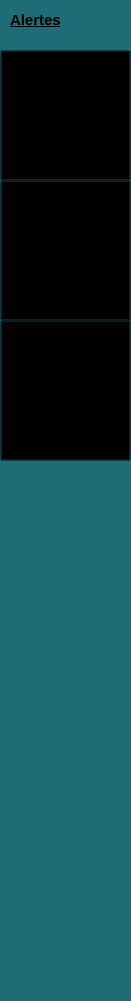
    <widget class="QWidget" name="widget_3" native="true">
     <property name="geometry">
      <rect>
       <x>0</x>
       <y>0</y>
       <width>131</width>
       <height>1001</height>
      </rect>
     </property>
     <property name="palette">
      <palette>
       <active>
        <colorrole role="WindowText">
         <brush brushstyle="SolidPattern">
          <color alpha="255">
           <red>255</red>
           <green>255</green>
           <blue>255</blue>
          </color>
         </brush>
        </colorrole>
        <colorrole role="Button">
         <brush brushstyle="SolidPattern">
          <color alpha="255">
           <red>31</red>
           <green>109</green>
           <blue>119</blue>
          </color>
         </brush>
        </colorrole>
        <colorrole role="Light">
         <brush brushstyle="SolidPattern">
          <color alpha="255">
           <red>46</red>
           <green>163</green>
           <blue>178</blue>
          </color>
         </brush>
        </colorrole>
        <colorrole role="Midlight">
         <brush brushstyle="SolidPattern">
          <color alpha="255">
           <red>38</red>
           <green>136</green>
           <blue>148</blue>
          </color>
         </brush>
        </colorrole>
        <colorrole role="Dark">
         <brush brushstyle="SolidPattern">
          <color alpha="255">
           <red>15</red>
           <green>54</green>
           <blue>59</blue>
          </color>
         </brush>
        </colorrole>
        <colorrole role="Mid">
         <brush brushstyle="SolidPattern">
          <color alpha="255">
           <red>21</red>
           <green>73</green>
           <blue>79</blue>
          </color>
         </brush>
        </colorrole>
        <colorrole role="Text">
         <brush brushstyle="SolidPattern">
          <color alpha="255">
           <red>255</red>
           <green>255</green>
           <blue>255</blue>
          </color>
         </brush>
        </colorrole>
        <colorrole role="BrightText">
         <brush brushstyle="SolidPattern">
          <color alpha="255">
           <red>255</red>
           <green>255</green>
           <blue>255</blue>
          </color>
         </brush>
        </colorrole>
        <colorrole role="ButtonText">
         <brush brushstyle="SolidPattern">
          <color alpha="255">
           <red>255</red>
           <green>255</green>
           <blue>255</blue>
          </color>
         </brush>
        </colorrole>
        <colorrole role="Base">
         <brush brushstyle="SolidPattern">
          <color alpha="255">
           <red>0</red>
           <green>0</green>
           <blue>0</blue>
          </color>
         </brush>
        </colorrole>
        <colorrole role="Window">
         <brush brushstyle="SolidPattern">
          <color alpha="255">
           <red>31</red>
           <green>109</green>
           <blue>119</blue>
          </color>
         </brush>
        </colorrole>
        <colorrole role="Shadow">
         <brush brushstyle="SolidPattern">
          <color alpha="255">
           <red>0</red>
           <green>0</green>
           <blue>0</blue>
          </color>
         </brush>
        </colorrole>
        <colorrole role="AlternateBase">
         <brush brushstyle="SolidPattern">
          <color alpha="255">
           <red>15</red>
           <green>54</green>
           <blue>59</blue>
          </color>
         </brush>
        </colorrole>
        <colorrole role="ToolTipBase">
         <brush brushstyle="SolidPattern">
          <color alpha="255">
           <red>255</red>
           <green>255</green>
           <blue>220</blue>
          </color>
         </brush>
        </colorrole>
        <colorrole role="ToolTipText">
         <brush brushstyle="SolidPattern">
          <color alpha="255">
           <red>0</red>
           <green>0</green>
           <blue>0</blue>
          </color>
         </brush>
        </colorrole>
        <colorrole role="PlaceholderText">
         <brush brushstyle="SolidPattern">
          <color alpha="127">
           <red>255</red>
           <green>255</green>
           <blue>255</blue>
          </color>
         </brush>
        </colorrole>
        <colorrole role="Accent">
         <brush brushstyle="SolidPattern">
          <color alpha="255">
           <red>0</red>
           <green>0</green>
           <blue>0</blue>
          </color>
         </brush>
        </colorrole>
       </active>
       <inactive>
        <colorrole role="WindowText">
         <brush brushstyle="SolidPattern">
          <color alpha="255">
           <red>255</red>
           <green>255</green>
           <blue>255</blue>
          </color>
         </brush>
        </colorrole>
        <colorrole role="Button">
         <brush brushstyle="SolidPattern">
          <color alpha="255">
           <red>31</red>
           <green>109</green>
           <blue>119</blue>
          </color>
         </brush>
        </colorrole>
        <colorrole role="Light">
         <brush brushstyle="SolidPattern">
          <color alpha="255">
           <red>46</red>
           <green>163</green>
           <blue>178</blue>
          </color>
         </brush>
        </colorrole>
        <colorrole role="Midlight">
         <brush brushstyle="SolidPattern">
          <color alpha="255">
           <red>38</red>
           <green>136</green>
           <blue>148</blue>
          </color>
         </brush>
        </colorrole>
        <colorrole role="Dark">
         <brush brushstyle="SolidPattern">
          <color alpha="255">
           <red>15</red>
           <green>54</green>
           <blue>59</blue>
          </color>
         </brush>
        </colorrole>
        <colorrole role="Mid">
         <brush brushstyle="SolidPattern">
          <color alpha="255">
           <red>21</red>
           <green>73</green>
           <blue>79</blue>
          </color>
         </brush>
        </colorrole>
        <colorrole role="Text">
         <brush brushstyle="SolidPattern">
          <color alpha="255">
           <red>255</red>
           <green>255</green>
           <blue>255</blue>
          </color>
         </brush>
        </colorrole>
        <colorrole role="BrightText">
         <brush brushstyle="SolidPattern">
          <color alpha="255">
           <red>255</red>
           <green>255</green>
           <blue>255</blue>
          </color>
         </brush>
        </colorrole>
        <colorrole role="ButtonText">
         <brush brushstyle="SolidPattern">
          <color alpha="255">
           <red>255</red>
           <green>255</green>
           <blue>255</blue>
          </color>
         </brush>
        </colorrole>
        <colorrole role="Base">
         <brush brushstyle="SolidPattern">
          <color alpha="255">
           <red>0</red>
           <green>0</green>
           <blue>0</blue>
          </color>
         </brush>
        </colorrole>
        <colorrole role="Window">
         <brush brushstyle="SolidPattern">
          <color alpha="255">
           <red>31</red>
           <green>109</green>
           <blue>119</blue>
          </color>
         </brush>
        </colorrole>
        <colorrole role="Shadow">
         <brush brushstyle="SolidPattern">
          <color alpha="255">
           <red>0</red>
           <green>0</green>
           <blue>0</blue>
          </color>
         </brush>
        </colorrole>
        <colorrole role="AlternateBase">
         <brush brushstyle="SolidPattern">
          <color alpha="255">
           <red>15</red>
           <green>54</green>
           <blue>59</blue>
          </color>
         </brush>
        </colorrole>
        <colorrole role="ToolTipBase">
         <brush brushstyle="SolidPattern">
          <color alpha="255">
           <red>255</red>
           <green>255</green>
           <blue>220</blue>
          </color>
         </brush>
        </colorrole>
        <colorrole role="ToolTipText">
         <brush brushstyle="SolidPattern">
          <color alpha="255">
           <red>0</red>
           <green>0</green>
           <blue>0</blue>
          </color>
         </brush>
        </colorrole>
        <colorrole role="PlaceholderText">
         <brush brushstyle="SolidPattern">
          <color alpha="127">
           <red>255</red>
           <green>255</green>
           <blue>255</blue>
          </color>
         </brush>
        </colorrole>
        <colorrole role="Accent">
         <brush brushstyle="SolidPattern">
          <color alpha="255">
           <red>0</red>
           <green>0</green>
           <blue>0</blue>
          </color>
         </brush>
        </colorrole>
       </inactive>
       <disabled>
        <colorrole role="WindowText">
         <brush brushstyle="SolidPattern">
          <color alpha="255">
           <red>15</red>
           <green>54</green>
           <blue>59</blue>
          </color>
         </brush>
        </colorrole>
        <colorrole role="Button">
         <brush brushstyle="SolidPattern">
          <color alpha="255">
           <red>31</red>
           <green>109</green>
           <blue>119</blue>
          </color>
         </brush>
        </colorrole>
        <colorrole role="Light">
         <brush brushstyle="SolidPattern">
          <color alpha="255">
           <red>46</red>
           <green>163</green>
           <blue>178</blue>
          </color>
         </brush>
        </colorrole>
        <colorrole role="Midlight">
         <brush brushstyle="SolidPattern">
          <color alpha="255">
           <red>38</red>
           <green>136</green>
           <blue>148</blue>
          </color>
         </brush>
        </colorrole>
        <colorrole role="Dark">
         <brush brushstyle="SolidPattern">
          <color alpha="255">
           <red>15</red>
           <green>54</green>
           <blue>59</blue>
          </color>
         </brush>
        </colorrole>
        <colorrole role="Mid">
         <brush brushstyle="SolidPattern">
          <color alpha="255">
           <red>21</red>
           <green>73</green>
           <blue>79</blue>
          </color>
         </brush>
        </colorrole>
        <colorrole role="Text">
         <brush brushstyle="SolidPattern">
          <color alpha="255">
           <red>15</red>
           <green>54</green>
           <blue>59</blue>
          </color>
         </brush>
        </colorrole>
        <colorrole role="BrightText">
         <brush brushstyle="SolidPattern">
          <color alpha="255">
           <red>255</red>
           <green>255</green>
           <blue>255</blue>
          </color>
         </brush>
        </colorrole>
        <colorrole role="ButtonText">
         <brush brushstyle="SolidPattern">
          <color alpha="255">
           <red>15</red>
           <green>54</green>
           <blue>59</blue>
          </color>
         </brush>
        </colorrole>
        <colorrole role="Base">
         <brush brushstyle="SolidPattern">
          <color alpha="255">
           <red>31</red>
           <green>109</green>
           <blue>119</blue>
          </color>
         </brush>
        </colorrole>
        <colorrole role="Window">
         <brush brushstyle="SolidPattern">
          <color alpha="255">
           <red>31</red>
           <green>109</green>
           <blue>119</blue>
          </color>
         </brush>
        </colorrole>
        <colorrole role="Shadow">
         <brush brushstyle="SolidPattern">
          <color alpha="255">
           <red>0</red>
           <green>0</green>
           <blue>0</blue>
          </color>
         </brush>
        </colorrole>
        <colorrole role="AlternateBase">
         <brush brushstyle="SolidPattern">
          <color alpha="255">
           <red>31</red>
           <green>109</green>
           <blue>119</blue>
          </color>
         </brush>
        </colorrole>
        <colorrole role="ToolTipBase">
         <brush brushstyle="SolidPattern">
          <color alpha="255">
           <red>255</red>
           <green>255</green>
           <blue>220</blue>
          </color>
         </brush>
        </colorrole>
        <colorrole role="ToolTipText">
         <brush brushstyle="SolidPattern">
          <color alpha="255">
           <red>0</red>
           <green>0</green>
           <blue>0</blue>
          </color>
         </brush>
        </colorrole>
        <colorrole role="PlaceholderText">
         <brush brushstyle="SolidPattern">
          <color alpha="127">
           <red>15</red>
           <green>54</green>
           <blue>59</blue>
          </color>
         </brush>
        </colorrole>
        <colorrole role="Accent">
         <brush brushstyle="SolidPattern">
          <color alpha="255">
           <red>22</red>
           <green>77</green>
           <blue>84</blue>
          </color>
         </brush>
        </colorrole>
       </disabled>
      </palette>
     </property>
     <property name="autoFillBackground">
      <bool>true</bool>
     </property>
     <widget class="QPushButton" name="pushButton_4">
      <property name="geometry">
       <rect>
        <x>0</x>
        <y>50</y>
        <width>131</width>
        <height>131</height>
       </rect>
      </property>
      <property name="styleSheet">
       <string notr="true">background: transparent;</string>
      </property>
      <property name="text">
       <string/>
      </property>
      <property name="icon">
       <iconset resource="image.qrc">
        <normaloff>:/icon4.png</normaloff>:/icon4.png</iconset>
      </property>
      <property name="iconSize">
       <size>
        <width>83</width>
        <height>85</height>
       </size>
      </property>
     </widget>
     <widget class="QPushButton" name="rdv">
      <property name="geometry">
       <rect>
        <x>0</x>
        <y>180</y>
        <width>131</width>
        <height>141</height>
       </rect>
      </property>
      <property name="styleSheet">
       <string notr="true">background: transparent;</string>
      </property>
      <property name="text">
       <string/>
      </property>
      <property name="icon">
       <iconset resource="image.qrc">
        <normaloff>:/icon6.png</normaloff>:/icon6.png</iconset>
      </property>
      <property name="iconSize">
       <size>
        <width>60</width>
        <height>74</height>
       </size>
      </property>
     </widget>
     <widget class="QLabel" name="label_6">
      <property name="geometry">
       <rect>
        <x>20</x>
        <y>290</y>
        <width>111</width>
        <height>20</height>
       </rect>
      </property>
      <property name="font">
       <font>
        <pointsize>11</pointsize>
        <italic>false</italic>
        <bold>true</bold>
        <underline>false</underline>
        <strikeout>false</strikeout>
       </font>
      </property>
      <property name="styleSheet">
       <string notr="true">color:black;</string>
      </property>
      <property name="text">
       <string>Rendez-vous</string>
      </property>
     </widget>
     <widget class="QPushButton" name="eventB">
      <property name="geometry">
       <rect>
        <x>0</x>
        <y>320</y>
        <width>131</width>
        <height>141</height>
       </rect>
      </property>
      <property name="styleSheet">
       <string notr="true">background: transparent;</string>
      </property>
      <property name="text">
       <string/>
      </property>
      <property name="icon">
       <iconset resource="image.qrc">
        <normaloff>:/icon7.png</normaloff>:/icon7.png</iconset>
      </property>
      <property name="iconSize">
       <size>
        <width>83</width>
        <height>77</height>
       </size>
      </property>
     </widget>
     <widget class="QLabel" name="label_7">
      <property name="geometry">
       <rect>
        <x>20</x>
        <y>430</y>
        <width>111</width>
        <height>20</height>
       </rect>
      </property>
      <property name="font">
       <font>
        <pointsize>11</pointsize>
        <italic>false</italic>
        <bold>true</bold>
        <underline>false</underline>
        <strikeout>false</strikeout>
       </font>
      </property>
      <property name="styleSheet">
       <string notr="true">color:black;</string>
      </property>
      <property name="text">
       <string>Evenements</string>
      </property>
     </widget>
     <widget class="QLabel" name="label_5">
      <property name="geometry">
       <rect>
        <x>30</x>
        <y>150</y>
        <width>81</width>
        <height>20</height>
       </rect>
      </property>
      <property name="font">
       <font>
        <pointsize>11</pointsize>
        <italic>false</italic>
        <bold>true</bold>
        <underline>false</underline>
        <strikeout>false</strikeout>
       </font>
      </property>
      <property name="styleSheet">
       <string notr="true">color:black;</string>
      </property>
      <property name="text">
       <string>Patients</string>
      </property>
     </widget>
     <widget class="QLabel" name="label">
      <property name="geometry">
       <rect>
        <x>60</x>
        <y>10</y>
        <width>81</width>
        <height>31</height>
       </rect>
      </property>
      <property name="styleSheet">
       <string notr="true">image: url(:/bell.png);</string>
      </property>
      <property name="text">
       <string/>
      </property>
     </widget>
     <widget class="QLabel" name="label_9">
      <property name="geometry">
       <rect>
        <x>10</x>
        <y>10</y>
        <width>63</width>
        <height>20</height>
       </rect>
      </property>
      <property name="font">
       <font>
        <pointsize>11</pointsize>
        <italic>false</italic>
        <bold>true</bold>
        <underline>true</underline>
        <strikeout>false</strikeout>
       </font>
      </property>
      <property name="styleSheet">
       <string notr="true">color:black;</string>
      </property>
      <property name="text">
       <string>Alertes</string>
      </property>
     </widget>
    </widget>
